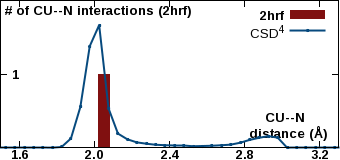

This figure's gnuplot source:
set encoding iso_8859_1
set terminal pngcairo transparent enhanced size 340, 160 font "Arial Bold,10"
set output "/var/www/html/csgid/app/webroot/neighborhood_temp/2hrf/CU--N.png"
set lmargin at screen 0.00
set bmargin at screen 0.08
set rmargin at screen 0.995
set tmargin at screen 1.00
set xrange [1.5:3.3]
set format x "%3.1f"
set xtics 1.6,0.4,3.2
set xtics offset 0,graph 0.065
set yrange [0:17216.4]
unset ytics
set y2range [0:2]
set y2tics 1,1,1
set y2tics offset -49,graph 0.00
set y2tics mirror
set view 80,45
set key top right
set boxwidth 0.06
set style fill solid 1.0
set xlabel "CU--N \n distance (\305)" offset 17,4.4
set y2label "# of CU--N interactions (2hrf)" offset -40,4 rotate by 0
plot "-" using ($1+0.05):2 with boxes lc rgb "#801010" axis x1y2 title "2hrf", \
     "/var/www/html/csgid/app/webroot/neighborhood_temp/csd_metal_distances/CU--N.csv" using ($1+0.025):2 with linespoints linewidth 2 pointtype 7 pointsize 0.2 lc rgb "#074a7e" title "CSD^{4}" axis x1y1
2	1
e
